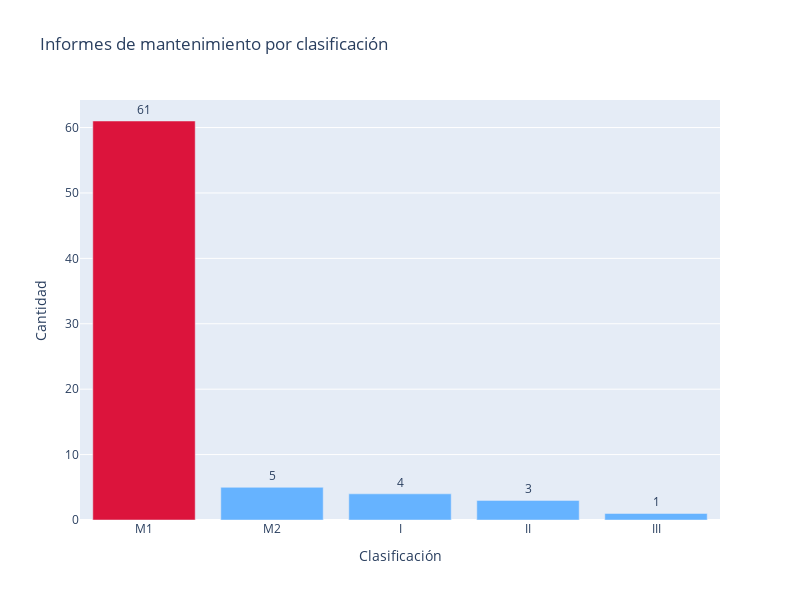

Source (notebook cell):
### Markdown cell above
### Gráfico de barras con los servicios de mantenimiento agrupados por clasificación

### Code cell
colors = ['#66b3ff'] * 5
colors[0] = 'crimson'

fig = go.Figure(data=[go.Bar(
    x=maintenance_class.index,
    y=maintenance_class.values,
    marker_color=colors,
    text=maintenance_class.values,
    textposition='outside',
    name='Número de Mantenimientos' # Añade un nombre para la leyenda
)])

fig.update_layout(
    title_text='Informes de mantenimiento por clasificación',
    width=800,  # Cambia el ancho del gráfico
    height=600, # Cambia la altura del gráfico
    xaxis_title= 'Clasificación',
    yaxis_title= 'Cantidad',
    legend_title_text='Variable', # Título de la leyenda
    legend=dict(
        orientation="h",      # Orientación horizontal de la leyenda
        yanchor="bottom",
        y=1.02,
        xanchor="right",
        x=1
    )
)

### Figure 1 — Plotly figure (JSON) as saved in the notebook; plotly's stock layout.template omitted (floating-point values rounded to 4 significant figures)
{"data": [{"marker": {"color": ["crimson", "#66b3ff", "#66b3ff", "#66b3ff", "#66b3ff"]}, "name": "Número de Mantenimientos", "text": [61.0, 5.0, 4.0, 3.0, 1.0], "textposition": "outside", "type": "bar", "x": ["M1", "M2", "I", "II", "III"], "y": [61, 5, 4, 3, 1]}], "layout": {"height": 600, "legend": {"orientation": "h", "title": {"text": "Variable"}, "x": 1, "xanchor": "right", "y": 1.02, "yanchor": "bottom"}, "title": {"text": "Informes de mantenimiento por clasificación"}, "width": 800, "xaxis": {"title": {"text": "Clasificación"}}, "yaxis": {"title": {"text": "Cantidad"}}}}
